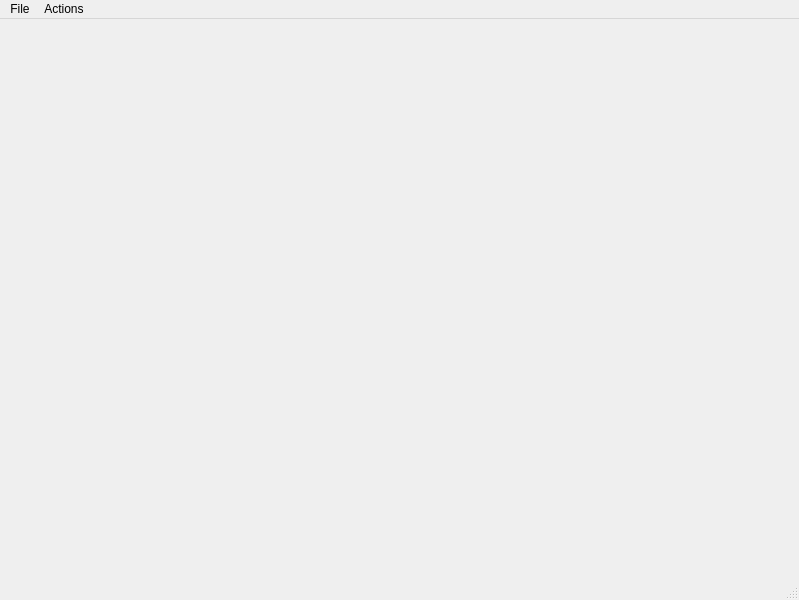
<?xml version="1.0" encoding="UTF-8"?>
<ui version="4.0">
 <class>MainWindow</class>
 <widget class="QMainWindow" name="MainWindow">
  <property name="geometry">
   <rect>
    <x>0</x>
    <y>0</y>
    <width>799</width>
    <height>600</height>
   </rect>
  </property>
  <property name="windowTitle">
   <string>NodeEditor</string>
  </property>
  <widget class="QWidget" name="centralwidget"/>
  <widget class="QMenuBar" name="menubar">
   <property name="geometry">
    <rect>
     <x>0</x>
     <y>0</y>
     <width>799</width>
     <height>21</height>
    </rect>
   </property>
   <widget class="QMenu" name="menuFile">
    <property name="title">
     <string>File</string>
    </property>
    <addaction name="actionOpen"/>
    <addaction name="separator"/>
    <addaction name="actionExit"/>
   </widget>
   <widget class="QMenu" name="menuActions">
    <property name="title">
     <string>Actions</string>
    </property>
    <addaction name="actionPrettyify"/>
   </widget>
   <addaction name="menuFile"/>
   <addaction name="menuActions"/>
  </widget>
  <widget class="QStatusBar" name="statusbar"/>
  <action name="actionOpen">
   <property name="text">
    <string>Open</string>
   </property>
  </action>
  <action name="actionExit">
   <property name="text">
    <string>Exit</string>
   </property>
  </action>
  <action name="actionPrettyify">
   <property name="text">
    <string>Prettyify</string>
   </property>
  </action>
 </widget>
 <resources/>
 <connections>
  <connection>
   <sender>actionExit</sender>
   <signal>triggered()</signal>
   <receiver>MainWindow</receiver>
   <slot>close()</slot>
   <hints>
    <hint type="sourcelabel">
     <x>-1</x>
     <y>-1</y>
    </hint>
    <hint type="destinationlabel">
     <x>399</x>
     <y>299</y>
    </hint>
   </hints>
  </connection>
 </connections>
</ui>
